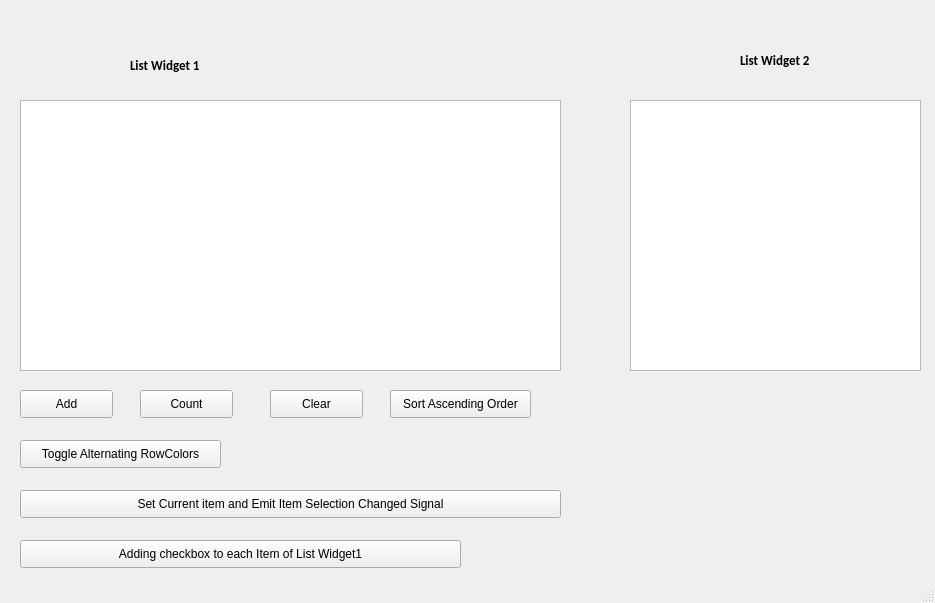
<?xml version="1.0" encoding="UTF-8"?>
<ui version="4.0">
 <class>MainWindow</class>
 <widget class="QMainWindow" name="MainWindow">
  <property name="geometry">
   <rect>
    <x>0</x>
    <y>0</y>
    <width>935</width>
    <height>603</height>
   </rect>
  </property>
  <property name="windowTitle">
   <string>MainWindow</string>
  </property>
  <widget class="QWidget" name="centralwidget">
   <widget class="QListWidget" name="lw1">
    <property name="geometry">
     <rect>
      <x>20</x>
      <y>100</y>
      <width>541</width>
      <height>271</height>
     </rect>
    </property>
    <property name="dragDropMode">
     <enum>QAbstractItemView::NoDragDrop</enum>
    </property>
   </widget>
   <widget class="QPushButton" name="lw_Add">
    <property name="geometry">
     <rect>
      <x>20</x>
      <y>390</y>
      <width>93</width>
      <height>28</height>
     </rect>
    </property>
    <property name="text">
     <string>Add</string>
    </property>
   </widget>
   <widget class="QPushButton" name="lw_Count">
    <property name="geometry">
     <rect>
      <x>140</x>
      <y>390</y>
      <width>93</width>
      <height>28</height>
     </rect>
    </property>
    <property name="text">
     <string>Count</string>
    </property>
   </widget>
   <widget class="QPushButton" name="lw_SortAsc">
    <property name="geometry">
     <rect>
      <x>390</x>
      <y>390</y>
      <width>141</width>
      <height>28</height>
     </rect>
    </property>
    <property name="text">
     <string>Sort Ascending Order</string>
    </property>
   </widget>
   <widget class="QPushButton" name="lw_Clear">
    <property name="geometry">
     <rect>
      <x>270</x>
      <y>390</y>
      <width>93</width>
      <height>28</height>
     </rect>
    </property>
    <property name="text">
     <string>Clear</string>
    </property>
   </widget>
   <widget class="QListWidget" name="lw2">
    <property name="geometry">
     <rect>
      <x>630</x>
      <y>100</y>
      <width>291</width>
      <height>271</height>
     </rect>
    </property>
    <property name="dragDropMode">
     <enum>QAbstractItemView::NoDragDrop</enum>
    </property>
   </widget>
   <widget class="QLabel" name="label">
    <property name="geometry">
     <rect>
      <x>130</x>
      <y>55</y>
      <width>141</width>
      <height>21</height>
     </rect>
    </property>
    <property name="font">
     <font>
      <family>Calibri</family>
      <pointsize>10</pointsize>
      <weight>75</weight>
      <bold>true</bold>
     </font>
    </property>
    <property name="text">
     <string>List Widget 1</string>
    </property>
   </widget>
   <widget class="QLabel" name="label_2">
    <property name="geometry">
     <rect>
      <x>740</x>
      <y>50</y>
      <width>141</width>
      <height>21</height>
     </rect>
    </property>
    <property name="font">
     <font>
      <family>Calibri</family>
      <pointsize>10</pointsize>
      <weight>75</weight>
      <bold>true</bold>
     </font>
    </property>
    <property name="text">
     <string>List Widget 2</string>
    </property>
   </widget>
   <widget class="QPushButton" name="lw_Toggle">
    <property name="geometry">
     <rect>
      <x>20</x>
      <y>440</y>
      <width>201</width>
      <height>28</height>
     </rect>
    </property>
    <property name="text">
     <string>Toggle Alternating RowColors</string>
    </property>
   </widget>
   <widget class="QPushButton" name="lw_SetCurrentItem">
    <property name="geometry">
     <rect>
      <x>20</x>
      <y>490</y>
      <width>541</width>
      <height>28</height>
     </rect>
    </property>
    <property name="text">
     <string>Set Current item and Emit Item Selection Changed Signal</string>
    </property>
   </widget>
   <widget class="QPushButton" name="lw_AddCheckBox">
    <property name="geometry">
     <rect>
      <x>20</x>
      <y>540</y>
      <width>441</width>
      <height>28</height>
     </rect>
    </property>
    <property name="text">
     <string>Adding checkbox to each Item of List Widget1</string>
    </property>
   </widget>
  </widget>
  <widget class="QStatusBar" name="statusbar"/>
 </widget>
 <resources/>
 <connections/>
</ui>
